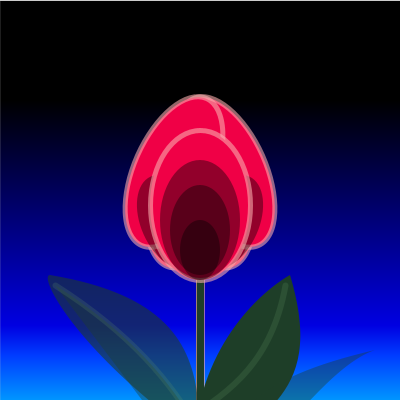
Frame 1 (no input)
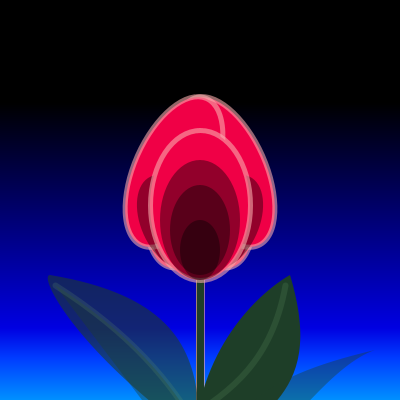
Frame 60 (the mouse pressed at the canvas centre just before this capture)
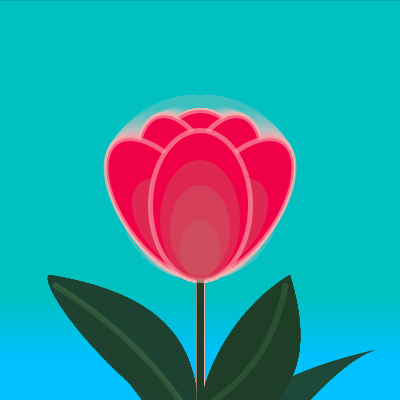
Frame 120 (the mouse held since frame 60 and released just before this capture)

The Processing sketch that drew these frames (run headless with seeded random() and noise(); from frame 60 on, the mouse is pressed at the canvas centre):

// Processing sketch: processing_1532
// ── processing_1532.pde

float c = -12;

void setup() {
  size(400, 400);
  smooth();
}

void draw() {
//background
  if (c > -10) {
  int j = 600;
  noStroke();
   for (int k = 0; k < height ; k ++) {
     stroke(0, j - k , j - k, 2);
     line(0, height - k, width, height - k);
   }
  } else 
  if (c < 20) {
    int j = 150;
    noStroke();
     for (int k = 0; k < height ; k ++) {
      stroke(0, j - 2*k , 2*j - k);
      line(0, height - k, width, height - k);
     } 
  }
  
  strokeWeight(5);
  stroke(250, 174, 174, 150);
  translate(width/2, height/2);
  fill(240, mouseX - 200, 70);
  
  //back petal
  ellipse(0, -20, 100, 140);
  
  //inner left petal
  pushMatrix();  
  rotate(radians(-c));
  ellipse(-15, -10, 80, 165);
  popMatrix();
  
  //inner right petal
  pushMatrix();
  rotate(radians(c));
  ellipse(15, -10, 80, 165);
  popMatrix();
  
  //right petal
  pushMatrix();
  rotate(radians(2*c));  
  fill(240, mouseX - 200, 70);
  stroke(250, 174, 174, 150);
  ellipse(35, -15, 80, 160);
  popMatrix();
  
  //left petal
  pushMatrix();
  rotate(radians(-2*c));
  ellipse(-35, -15, 80, 160);
  popMatrix();
  
  //stem
  fill(30, 62, 40);
  strokeWeight(1);
  rect(-4, 75, 8, height/2 + 100);
  translate(0, 75);
  
  //left petal pattern
  pushMatrix();
  rotate(radians(-2*c));
  fill(mouseX, mouseX/2, mouseX/2, 100);
  noStroke();
  ellipse(5, -60, 60, 100);
  popMatrix();
  
  //right petal pattern
  pushMatrix();
  rotate(radians(2*c));
  ellipse(-5, -60, 60, 100);
  popMatrix();
  
  fill(240, mouseX - 200, 70);
  
if (mousePressed) {
  c += 0.5;
  if (c == 20) {
    c = -12;
  }
}

//front petal
strokeWeight(5);
stroke(250, 174, 174, 150);
ellipse(0, -70, 100, 150);
fill(mouseX, mouseX/2, mouseX/2, 100);
noStroke();

//front petal pattern
ellipse(0, -25, 40, 60);
ellipse(0, -45, 60, 90);
ellipse(0, -55, 80, 120);

//leaves
fill(30, 62, 40);
beginShape();
vertex(0, height);
bezierVertex(-75, height - 300, 150, height - 200, 90, height - 400);
bezierVertex(90, height - 400, -100, height - 300, 50, height);
endShape();

strokeWeight(6);
stroke(100, 155, 100, 50);
beginShape();
vertex(-150, height);
bezierVertex(-150, height - 300, 50, height - 200, 85, height - 390);
endShape();

noStroke();
fill(30, 62, 40, 150);
beginShape();
vertex(150, height);
bezierVertex(-150, height - 100, 150, height - 350, -150, height - 400);
bezierVertex(-175, height - 400, 0, height - 100, 650, height);
endShape();

//back leaf
fill(30, 62, 40, 100);
beginShape();
vertex(0, height);
bezierVertex(200, height - 100, -150, height - 250, 175, height - 325);
bezierVertex(100, height - 300, 0, height - 100, -100, height - 100);
endShape();

strokeWeight(6);
stroke(100, 155, 100, 50);
beginShape();
vertex(150, height);
bezierVertex(0, height - 100, 75, height - 250, -145, height - 390);
endShape();
}
